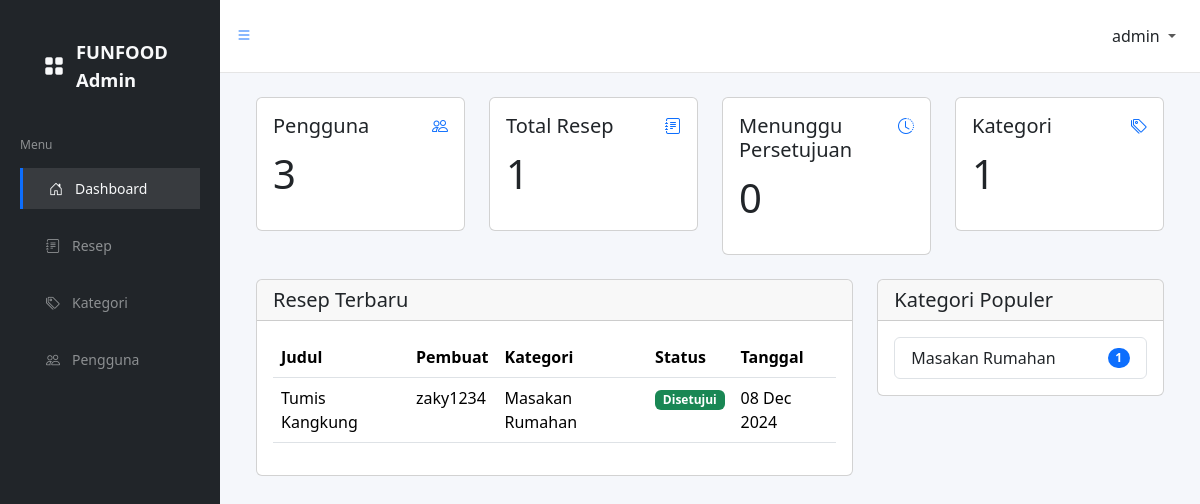
The app's page /a/dashboard/ (signed in), older data.
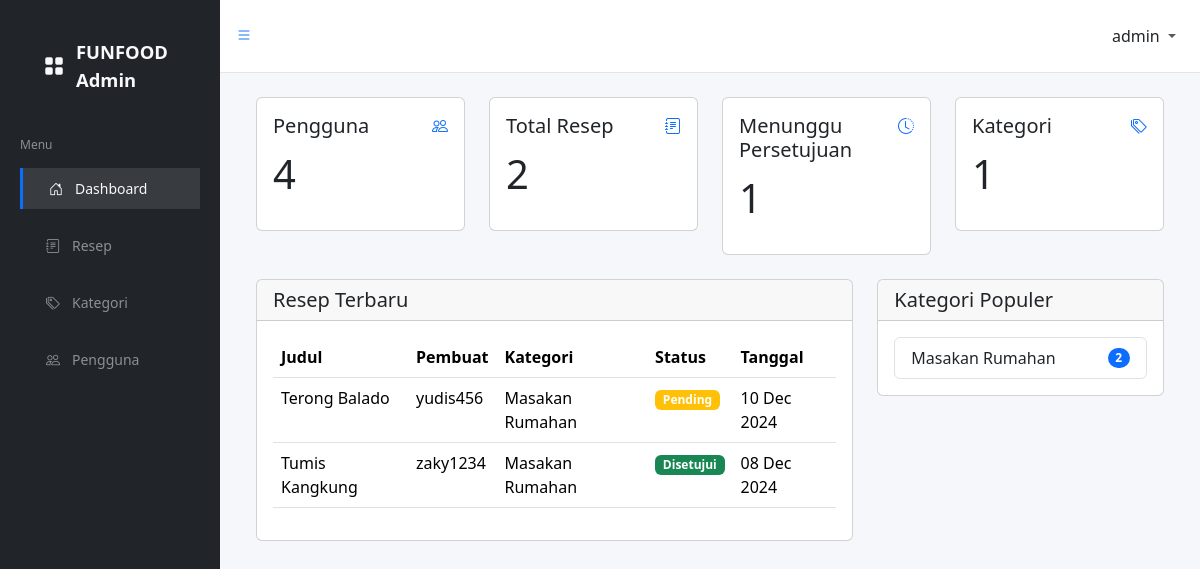
The same page, newer data.
### funfood_app/models.py (models this page shows, shortened)
class Recipe(models.Model):
    user = models.ForeignKey(CustomUser, on_delete=models.CASCADE, related_name='recipes')
    title = models.CharField(max_length=100)
    description = models.TextField()
    ingredients = models.TextField(help_text='Separate each ingredient with a newline.')
    steps = models.TextField(help_text='Separate each step with a newline.')
    image = models.ImageField(upload_to='recipe/', blank=True, null=True)
    category = models.ForeignKey('Category', on_delete=models.CASCADE, related_name='recipes')
    is_approved = models.BooleanField(default=False)
    created_at = models.DateTimeField(auto_now_add=True)

class CustomUser(AbstractUser):
    nickname = models.CharField(max_length=20)
    phone_number = models.CharField(max_length=20, blank=True, null=True)
    profile_image = models.ImageField(upload_to='profile/', blank=True, null=True)

class Category(models.Model):
    name = models.CharField(max_length=50, unique=True)
    description = models.TextField()

### funfood_app/views.py (the view)
# urls.py: path('a/dashboard/', views.admin_dashboard, name='admin_dashboard'),
@staff_member_required
def admin_dashboard(request):
    context = {
        'total_users': CustomUser.objects.count(),
        'total_recipes': Recipe.objects.count(),
        'pending_recipes': Recipe.objects.filter(is_approved=False).count(),
        'total_categories': Category.objects.count(),
        'latest_recipes': Recipe.objects.order_by('-created_at')[:5],
        'popular_categories': Category.objects.annotate(
            recipe_count=Count('recipes')).order_by('-recipe_count')[:5]
    }
    return render(request, 'admin/dashboard.html', context)

### templates/admin/dashboard.html (shortened to what this page needs)
{% extends 'admin/base_admin.html' %} {% block content %}
<div class="container-fluid">
  <div class="row mb-4">
    <div class="col-md-3">
      <div class="card">
        <div class="card-body">
          <div class="row">
            <div class="col mt-0">
              <h5 class="card-title">Pengguna</h5>
            </div>
            <div class="col-auto">
              <div class="stat text-primary">
                <i class="bi bi-people"></i>
              </div>
            </div>
          </div>
          <h1 class="mt-1 mb-3">{{ total_users }}</h1>
        </div>
      </div>
    </div>
    <div class="col-md-3">
      <div class="card">
        <div class="card-body">
          <div class="row">
            <div class="col mt-0">
              <h5 class="card-title">Total Resep</h5>
            </div>
            <div class="col-auto">
              <div class="stat text-primary">
                <i class="bi bi-journal-text"></i>
              </div>
            </div>
          </div>
          <h1 class="mt-1 mb-3">{{ total_recipes }}</h1>
        </div>
      </div>
    </div>
    <div class="col-md-3">
      <div class="card">
        <div class="card-body">
          <div class="row">
            <div class="col mt-0">
              <h5 class="card-title">Menunggu Persetujuan</h5>
            </div>
            <div class="col-auto">
              <div class="stat text-primary">
                <i class="bi bi-clock-history"></i>
              </div>
            </div>
          </div>
          <h1 class="mt-1 mb-3">{{ pending_recipes }}</h1>
        </div>
      </div>
    </div>
    <div class="col-md-3">
      <div class="card">
        <div class="card-body">
          <div class="row">
            <div class="col mt-0">
              <h5 class="card-title">Kategori</h5>
            </div>
            <div class="col-auto">
              <div class="stat text-primary">
                <i class="bi bi-tags"></i>
              </div>
            </div>
          </div>
          <h1 class="mt-1 mb-3">{{ total_categories }}</h1>
        </div>
      </div>
    </div>
  </div>
  <div class="row">
    <div class="col-12 col-lg-8">
      <div class="card">
        <div class="card-header">
          <h5 class="card-title mb-0">Resep Terbaru</h5>
        </div>
        <div class="card-body">
          <div class="table-responsive">
            <table class="table">
              <thead>
                <tr>
                  <th>Judul</th>
                  <th>Pembuat</th>
                  <th>Kategori</th>
                  <th>Status</th>
                  <th>Tanggal</th>
                </tr>
              </thead>
              <tbody>
                {% for recipe in latest_recipes %}
                <tr>
                  <td class="text-capitalize">{{ recipe.title }}</td>
                  <td>{{ recipe.user.username }}</td>
                  <td>{{ recipe.category.name }}</td>
                  <td>
                    {% if recipe.is_approved %}
                    <span class="badge bg-success">Disetujui</span>
                    {% else %}
                    <span class="badge bg-warning">Pending</span>
                    {% endif %}
                  </td>
                  <td>{{ recipe.created_at|date:"d M Y" }}</td>
                </tr>
                {% endfor %}
              </tbody>
            </table>
          </div>
        </div>
      </div>
    </div>
    <div class="col-12 col-lg-4">
      <div class="card">
        <div class="card-header">
          <h5 class="card-title mb-0">Kategori Populer</h5>
        </div>
        <div class="card-body">
          <div class="list-group">
            {% for category in popular_categories %}
            <a
              class="list-group-item list-group-item-action d-flex justify-content-between align-items-center"
            >
              {{ category.name }}
              <span class="badge bg-primary rounded-pill"
                >{{ category.recipes.count }}</span
              >
            </a>
            {% endfor %}
          </div>
        </div>
      </div>
    </div>
  </div>
</div>
{% endblock %}

Row changes from the older to the newer data that the page shows:
added Recipe: title "Terong Balado", user.username "yudis456", category.name "Masakan Rumahan", is_approved "Pending", created_at "10 Dec 2024"
computed for Category "Masakan Rumahan": recipes.count "1" → "2"
Text that changed along with them:
{{ total_users }}: "3" → "4"
{{ total_recipes }}: "1" → "2"
{{ pending_recipes }}: "0" → "1"
